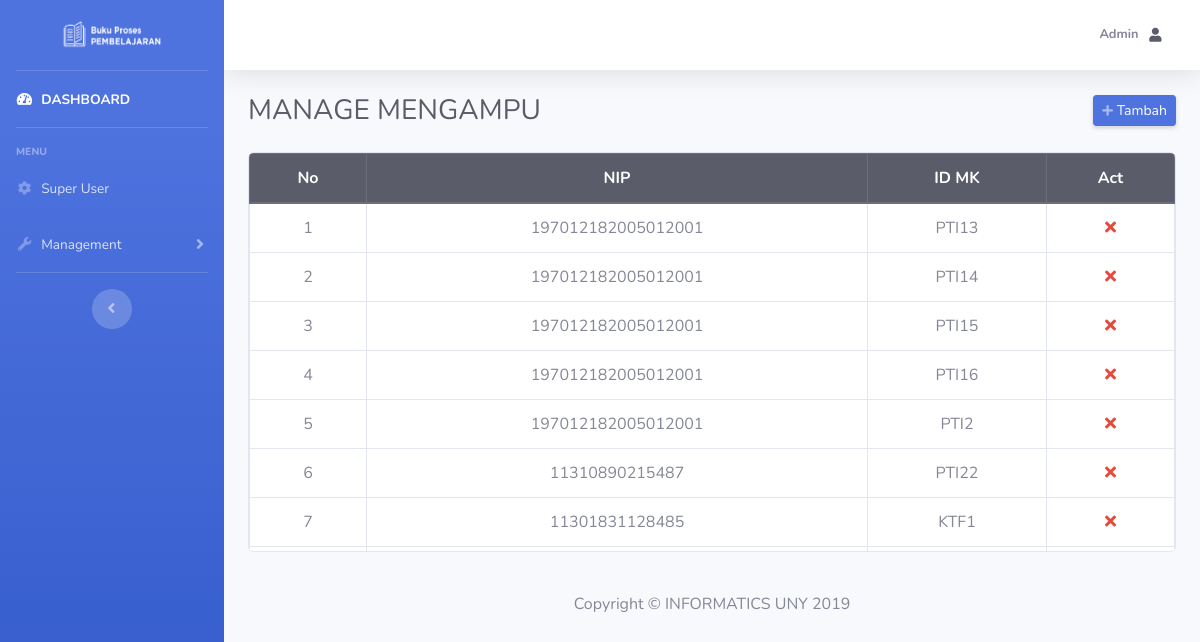
Screenshot of /admin/index.php?page=manage_ampu (signed in) with the database file from the repository.
### tables this page shows
CREATE TABLE `mengampu` (
  `id` int(6) NOT NULL,
  `id_mk` varchar(6) DEFAULT NULL,
  `nip` varchar(25) DEFAULT NULL
);

### admin/manage_ampu.php (the view, shortened to what this page needs)
<table class="table table-hover table-bordered">
    <thead align="center" class="thead-dark">
        <tr>
            <th scope="col">No</th>
            <th scope="col">NIP</th>
            <th scope="col">ID MK</th>
            <th scope="col">Act</th>
        </tr>
    </thead>
    <tbody align="center">
        <?php
        $sql = "SELECT * FROM `mengampu`";
        $result = $connect->query($sql);
        if ($result->num_rows > 0) {
            $no = 1;
            while ($row = $result->fetch_assoc()) {
                echo "<tr>";
                echo "<td>" . $no . "</td>";
                echo "<td>" . $row['nip'] . "</td>";
                echo "<td>" . $row['id_mk'] . "</td>";
                $id = $row['id'];
                echo "<td><a href=\"../backend/process.php?op=deleteAmpu&id=$id\" class=\"text-danger\"><i class=\"fas fa-times\"></i></a></td>";
                echo "</tr>";
                $no++;
            }
        } else {
            echo "<tr>";
            echo "<td colspan=\"9\"> No more data </td>";
            echo "</tr>";
        }
        ?>
    </tbody>
</table>

### rows the page displays
mengampu: nip "197012182005012001", id_mk "PTI13"
mengampu: nip "197012182005012001", id_mk "PTI14"
mengampu: nip "197012182005012001", id_mk "PTI15"
mengampu: nip "197012182005012001", id_mk "PTI16"
mengampu: nip "197012182005012001", id_mk "PTI2"
mengampu: nip "11310890215487", id_mk "PTI22"
mengampu: nip "11301831128485", id_mk "KTF1"

### other values shown
$name "Admin"
$titledash "MANAGE MENGAMPU"
